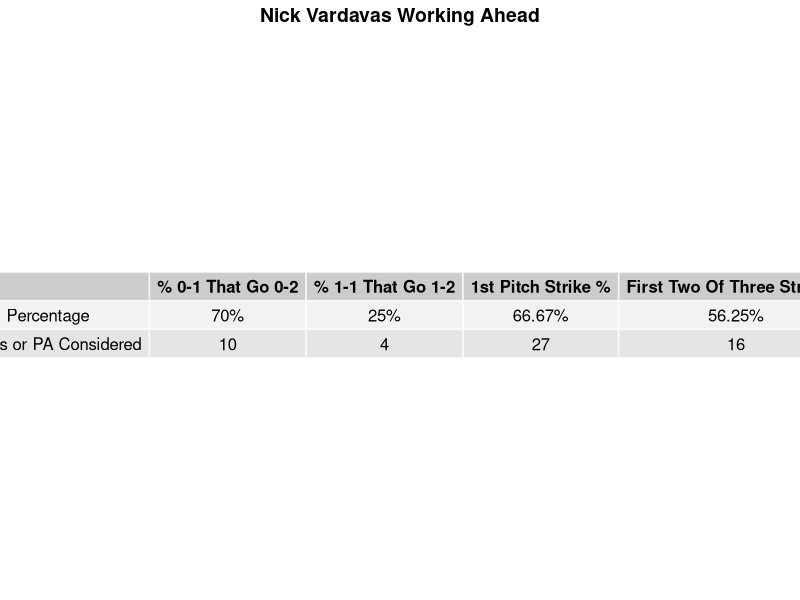
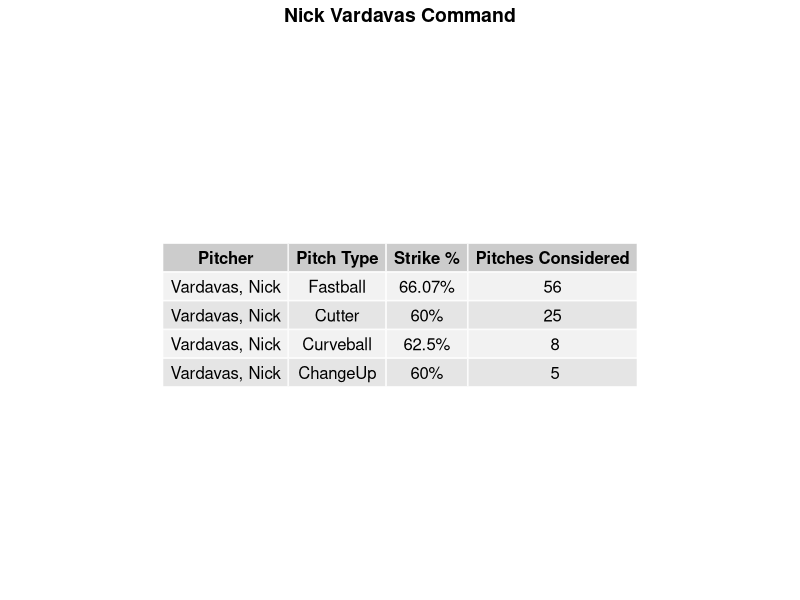
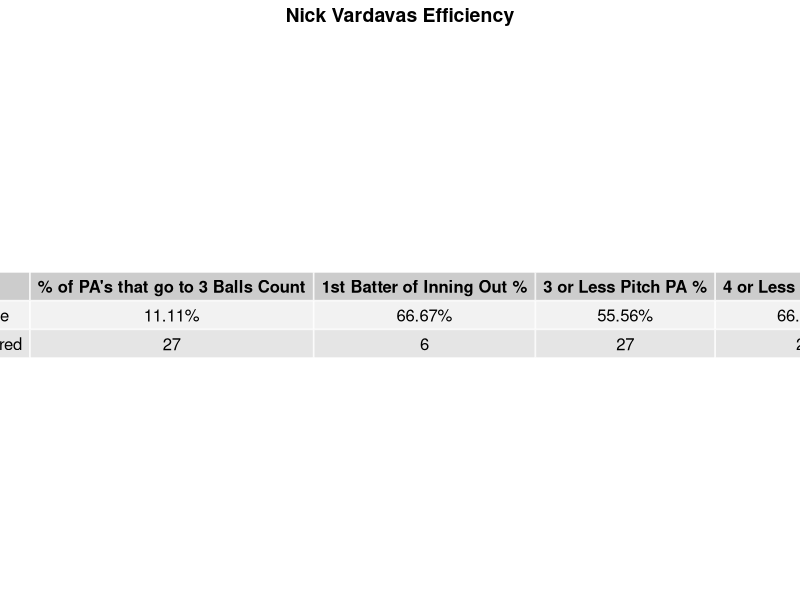
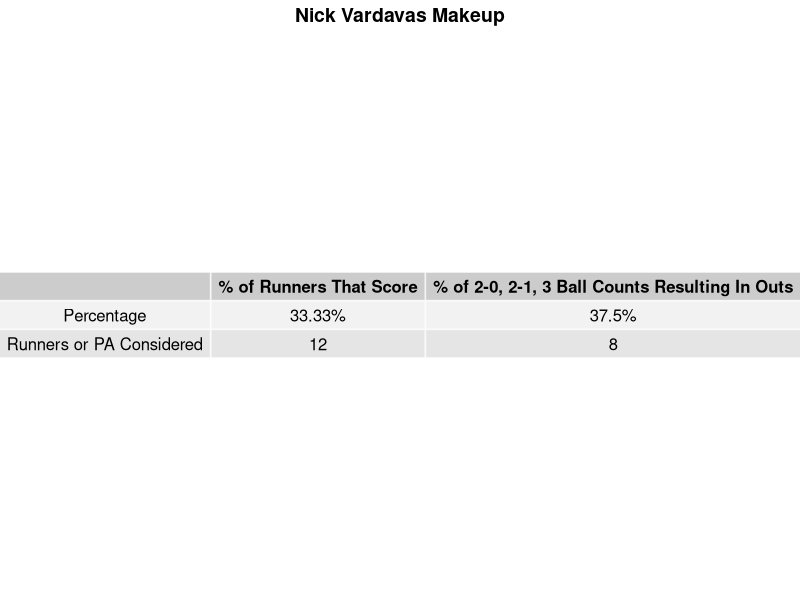
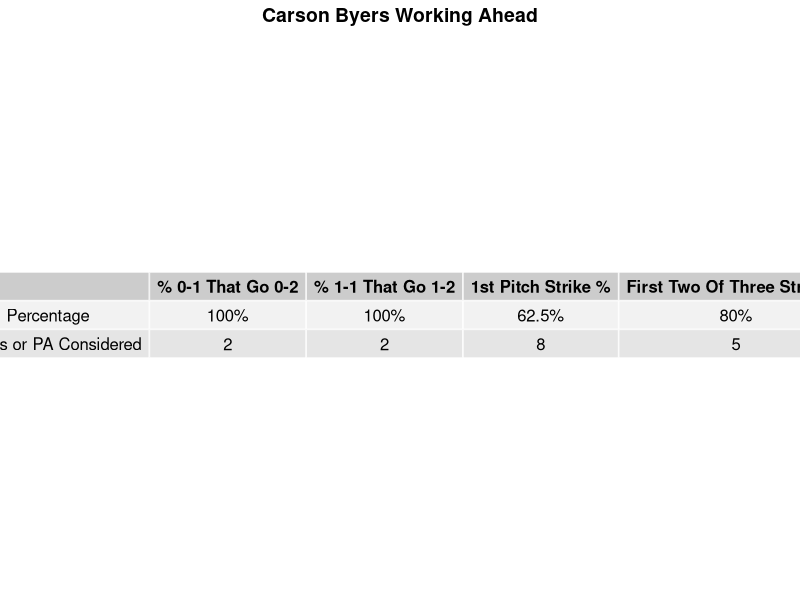
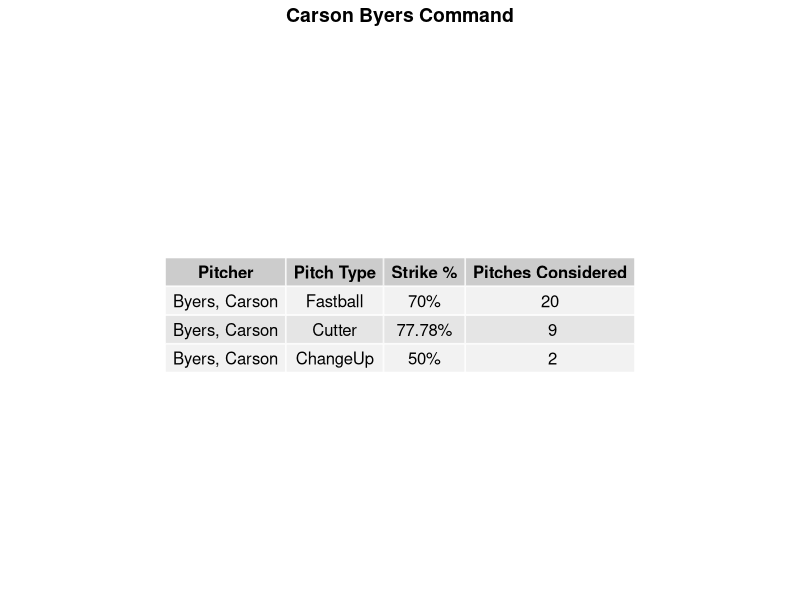
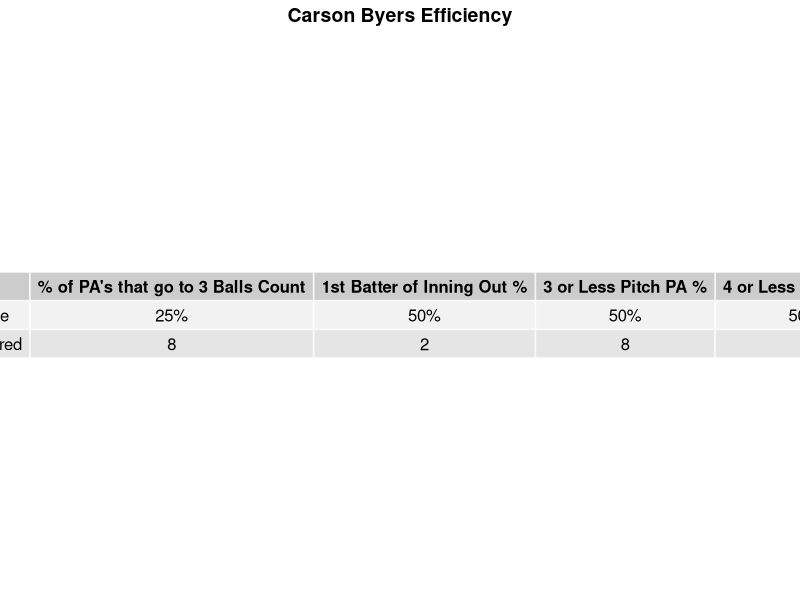
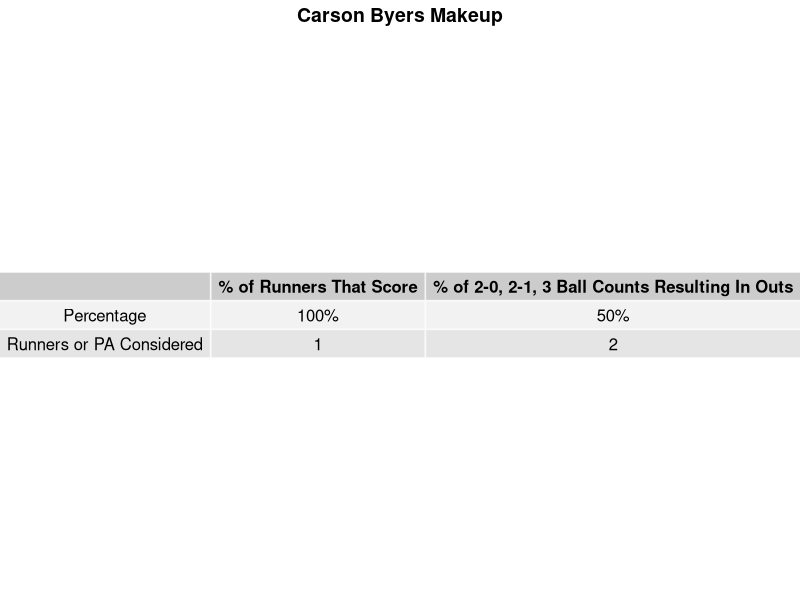

Source code (R) for these figures, in order:
###############################################

## Creating Scully Reports
## Will Paz
## 7.16.24

###############################################
# Load necessary packages
library(tidyverse)
library(patchwork)
library(gridExtra)
library(grid)
library(kableExtra)
###############################################\
# Read in the data
df <- read_csv("20240317-McKieFieldStad-1_unverified.csv") # Change file as needed
glimpse(df)

###############################################

###############################################

#------------- Find the pitchers --------------

findPitchers <- function(df) {
  pitchers <- unique(df %>%
                       filter(PitcherTeam == "MIA_RED") %>% # Change if needed
                       pull(Pitcher)) 
  return(pitchers)
}

###############################################

#-------------- Find the date -----------------

findDate <- function(df) {
  date <- unique(df$Date)
  return(date)
}

###############################################

#----- Create pitcher specific dataframe ------

pitcherDF <- function(df, pitcher) {
  pitcherDF <- df %>% 
    filter(Pitcher == pitcher) %>% 
    mutate(paofinningupdate = paste0(Date, Inning, PAofInning))
  return(pitcherDF)
}

###############################################

#------------------ NAME ----------------------

###############################################

#------------ Name reformatting ---------------

reformatName <- function(pitcher) {
  # Split the pitcher's name into Last and First
  names <- str_split(pitcher, ", ")[[1]]
  first <- names[2]
  last <- names[1]
  full_name <- paste(first, last)
  return(full_name)
}

#------------ Name sanitizing ---------------

sanitizeName <- function(name) {
  # Replace spaces and special characters with underscores
  sanitized_name <- gsub("[^A-Za-z0-9]", "_", name)
  return(sanitized_name)
}

###############################################

#------------------ DATE ----------------------

###############################################

#------------ Adjust the date -----------------

adjustDate <- function(date) {
  # Reformat the date to mm/dd/yy format
  date <- as.Date(date)
  formatted_date <- format(date, "%m/%d/%y")
  
  # Adjust formatted date to remove leading zero if present
  formatted_date <- gsub("0([1-9]/)", "\\1", formatted_date)
  
  return(formatted_date)
}

#------ Sanitize the date for filename -------

sanitizeDate <- function(date) {
  # Reformat the date to mm_dd_yy format
  date <- as.Date(date)
  formatted_date <- format(date, "%m_%d_%y")
  
  return(formatted_date)
}

###############################################

#--------------WORKING AHEAD-------------------

###############################################

# -------- 0-1 counts that become 0-2 ---------

oneStrike <- function(pitcher_df) {
  pitcher_df <- pitcher_df %>%
    mutate(Count = ifelse(Balls == "0" & Strikes == "1", 1, 0),
           rowID = row_number())
  
  # Identify the rows where 0-1 becomes 0-2
  filtered_df <- pitcher_df %>%
    filter(Count == 1) %>%
    select(rowID) %>%
    mutate(nextRowID = rowID + 1) %>%
    pivot_longer(cols = c(rowID, nextRowID), names_to = "type", values_to = "rowID") %>%
    select(rowID) %>%
    distinct() %>%
    inner_join(pitcher_df, by = "rowID") %>%
    filter(!(Balls == 0 & Strikes == 0) & Count != 1) %>%
    mutate(nextCount = ifelse(Balls == "0" & Strikes == "2", 1, 0))
  
  if (nrow(filtered_df) == 0) { # Check to make sure there are instances
    final_df <- pitcher_df %>%
      group_by(Pitcher, PitcherId) %>%
      summarize(
        `% 0-1 That Go 0-2` = "0%",
        pitchesConsidered1 = 0,
        .groups = 'drop'
      )
  } else {
    final_df <- filtered_df %>%
      group_by(Pitcher, PitcherId) %>%
      summarize(
        `% 0-1 That Go 0-2` = mean(nextCount, na.rm = TRUE) * 100,
        pitchesConsidered1 = n(),
        .groups = 'drop'
      ) %>%
      mutate(`% 0-1 That Go 0-2` = paste0(round(`% 0-1 That Go 0-2`, 2), "%"))
  }
  
  return(final_df)
}

###############################################

# -------- 1-1 counts that become 1-2 ---------

oneBallOneStrike <- function(pitcher_df) {
  pitcher_df <- pitcher_df %>%
    mutate(Count = ifelse(Balls == "1" & Strikes == "1", 1, 0),
           rowID = row_number())
  
  # Identify the rows where 1-2 becomes 1-2
  filtered_df <- pitcher_df %>%
    filter(Count == 1) %>%
    select(rowID) %>%
    mutate(nextRowID = rowID + 1) %>%
    pivot_longer(cols = c(rowID, nextRowID), names_to = "type", values_to = "rowID") %>%
    select(rowID) %>%
    distinct() %>%
    inner_join(pitcher_df, by = "rowID") %>%
    filter(!(Balls == 0 & Strikes == 0) & Count != 1) %>%
    mutate(nextCount = ifelse(Balls == "1" & Strikes == "2", 1, 0))
  
  if (nrow(filtered_df) == 0) { # Check to make sure there are instances
    final_df <- pitcher_df %>%
      group_by(Pitcher, PitcherId) %>%
      summarize(
        `% 1-1 That Go 1-2` = "0%",
        pitchesConsidered2 = 0,
        .groups = 'drop'
      )
  } else {
    final_df <- filtered_df %>%
      group_by(Pitcher, PitcherId) %>%
      summarize(
        `% 1-1 That Go 1-2` = mean(nextCount, na.rm = TRUE) * 100,
        pitchesConsidered2 = n(),
        .groups = 'drop'
      ) %>%
      mutate(`% 1-1 That Go 1-2` = paste0(round(`% 1-1 That Go 1-2`, 2), "%"))
  }
  
  return(final_df)
}

###############################################

# ------------ First Pitch Strike -------------

firstPitchStrike <- function(pitcher_df) {
  filtered_df <- pitcher_df %>% 
    filter(PitchofPA == 1) %>%
    mutate(FirstPitchK = ifelse(PitchCall %in% c("StrikeCalled", "StrikeSwinging", "FoulBall", 
                                                 "FoulBallNotFieldable", "InPlay"), 1, 0))
  
  if (nrow(filtered_df) == 0) { # Check to make sure there are instances
    final_df <- pitcher_df %>%
      group_by(Pitcher, PitcherId) %>%
      summarize(
        `1st Pitch Strike %` = "0%",
        pitchesConsidered3 = 0,
        .groups = 'drop'
      )
  } else {
    final_df <- filtered_df %>%
      group_by(Pitcher, PitcherId) %>%
      summarize(
        `1st Pitch Strike %` = round(mean(FirstPitchK, na.rm = TRUE) * 100, 2),
        pitchesConsidered3 = n(),
        .groups = 'drop'
      ) %>%
      mutate(`1st Pitch Strike %` = paste(`1st Pitch Strike %`, "%", sep = ""))
  }
  
  return(final_df)
}

###############################################

# ------- First 2 of 3 Pitches Strikes --------

firstTwoOfThreeStrikes <- function(pitcher_df) {
  # Checks to see if the first two of three pitches in an AB are strikes
  final_df <- pitcher_df %>%
    group_by(paofinningupdate) %>%
    filter(n() >= 3) %>%
    slice_head(n = 3) %>%
    ungroup() %>% 
    group_by(paofinningupdate) %>%
    mutate(firstTwoOfThreeStrike = as.integer(sum(PitchCall %in% c("StrikeSwinging", "StrikeCalled", 
                                                                   "FoulBall", "InPlay", 
                                                                   "FoulBallNotFieldable")) >= 2)) %>%
    group_by(PitcherId, Pitcher, paofinningupdate) %>%
    summarize(firstTwoOfThreeStrike = mean(firstTwoOfThreeStrike, na.rm = TRUE)) %>%
    group_by(PitcherId, Pitcher) %>%
    summarize(`First Two Of Three Strike %` = round(mean(firstTwoOfThreeStrike, na.rm = TRUE) * 100, 2),
              plateAppearances1 = n()) %>%
    mutate(`First Two Of Three Strike %` = paste(`First Two Of Three Strike %`, "%", sep = ""))
  return(final_df)
}

###############################################

#---------- Working ahead function ------------

workingAhead <- function(pitcher_df) {
  # Perform the joins
  new_df <- oneStrike(pitcher_df) %>%
    inner_join(oneBallOneStrike(pitcher_df)) %>%
    inner_join(firstPitchStrike(pitcher_df)) %>%
    inner_join(firstTwoOfThreeStrikes(pitcher_df)) %>% 
    select(-PitcherId)
  
  # Select percentage columns
  pct_df <- new_df %>% 
    select(Pitcher, `% 0-1 That Go 0-2`, `% 1-1 That Go 1-2`,
            `1st Pitch Strike %`, `First Two Of Three Strike %`)
  
  # Changes the pitcher's name to percentage for the aesthetic 
  pct_df$Pitcher[1] <- "Percentage"
  
  # New row for all of the pitches considered or plate appearances
  new_row <- c("Pitches or PA Considered", new_df$pitchesConsidered1[1], new_df$pitchesConsidered2[1],
               new_df$pitchesConsidered3[1], new_df$plateAppearances1[1])
  
  # Convert the new row to a data frame
  new_row_df <- as.data.frame(t(new_row), stringsAsFactors = FALSE)
  
  # Set column names for the new row data frame
  colnames(new_row_df) <- colnames(pct_df)
  
  # Combine the long data frames
  final_df <- rbind(pct_df, new_row_df) %>% 
    rename(" " = "Pitcher")
  
  return(final_df)
}

###############################################

#------------------ COMMAND -------------------

commandDF <- function(pitcher_df) {
  strike_vector <- c("StrikeCalled", "StrikeSwinging", "FoulBall", "InPlay", "FoulBallNotFieldable")
  
  # Calculates strike percentage
  command_df <- pitcher_df %>%
    group_by(PitcherId, Pitcher, TaggedPitchType) %>%
    mutate(strike = if_else(PitchCall %in% strike_vector, 1, 0)) %>%
    summarize(`Strike %` = sum((strike)/n()),
              `Pitches Considered` = n()) %>% 
    ungroup() %>% 
    rename("Pitch Type" = "TaggedPitchType")
  
  command_df$`Strike %` <- round(command_df$`Strike %` * 100, 2)
  command_df$`Strike %` <- paste(command_df$`Strike %`, "%", sep = "")
  
  command_df <- command_df %>%
    arrange(desc(`Pitches Considered`)) %>% 
    mutate(PitcherId = NULL)
  return(command_df)
}

###############################################

#--------------- EFFICIENCY -------------------

###############################################

# ----------- Three Ball Counts ---------------

threeBallCounts <- function(pitcher_df) { 
  # Counts three ball counts
  ball3Counts <- pitcher_df %>%
    group_by(paofinningupdate) %>%
    mutate(
      `% of PA's that go to 3 Balls Count` = as.integer(any(Balls == 3))
    )
  
  if (nrow(ball3Counts) == 0) { # Check to make sure there are instances
    final_df <- pitcher_df %>%
      group_by(PitcherId, Pitcher) %>%
      summarize(
        `% of PA's that go to 3 Balls Count` = "0%",
        plateAppearances2 = 0,
        .groups = 'drop'
      )
  } else {
    ball3Counts <- ball3Counts %>%
      group_by(PitcherId, Pitcher, paofinningupdate) %>%
      summarize(`% of PA's that go to 3 Balls Count` = mean(`% of PA's that go to 3 Balls Count`, na.rm = TRUE)) %>% 
      ungroup() %>% 
      group_by(PitcherId, Pitcher) %>%
      summarize(`% of PA's that go to 3 Balls Count` = mean(`% of PA's that go to 3 Balls Count`, na.rm = TRUE),
                plateAppearances2 = n()) %>% 
      ungroup()
    
    ball3Counts$`% of PA's that go to 3 Balls Count` <- round(ball3Counts$`% of PA's that go to 3 Balls Count` * 100, 2)
    ball3Counts$`% of PA's that go to 3 Balls Count` <- paste(ball3Counts$`% of PA's that go to 3 Balls Count`, "%", sep = "")
    
    final_df <- ball3Counts
  }
  
  return(final_df)
}

###############################################

# ------- First Batter of Inning Out % --------

firstBatterOut <- function(pitcher_df) {
  # Checks if the first batter of an inning was called out
  firstBatterLastRow <- pitcher_df %>%
    filter(substr(paofinningupdate, nchar(paofinningupdate), nchar(paofinningupdate)) == "1") %>%
    group_by(paofinningupdate) %>%
    slice_tail(n = 1) %>%
    mutate(Out = as.integer(PlayResult == "Out" | PitchCall %in% c("StrikeSwinging", "StrikeCalled"))) %>%
    ungroup()
  
  if (nrow(firstBatterLastRow) == 0) { # Check to make sure there are instances
    final_df <- pitcher_df %>%
      group_by(PitcherId, Pitcher) %>%
      summarize(
        `1st Batter of Inning Out %` = "0%",
        plateAppearances3 = 0,
        .groups = 'drop'
      )
  } else {
    final_df <- firstBatterLastRow %>%
      group_by(PitcherId, Pitcher) %>%
      summarize(
        `1st Batter of Inning Out %` = round(mean(Out, na.rm = TRUE) * 100, 2),
        plateAppearances3 = n(),
        .groups = 'drop'
      ) %>%
      mutate(`1st Batter of Inning Out %` = paste(`1st Batter of Inning Out %`, "%", sep = "")) %>% 
      ungroup()
  }
  
  return(final_df)
}

###############################################

# --------- 3 Pitches or less PA --------------

threeOrLess <- function(pitcher_df) { ## Consider if there's a result?
  result <- pitcher_df %>%
    group_by(paofinningupdate, Pitcher, PitcherId) %>%
    summarize(count = n(), .groups = 'drop') %>%
    mutate(threeOrLess = ifelse(count <= 3, 1, 0))
  
  threeOrLessPitchPA <- result %>%
    group_by(Pitcher, PitcherId) %>%
    summarize(`3 or Less Pitch PA %` = round(mean(threeOrLess, na.rm = TRUE) * 100, 2),
              plateAppearances4 = n(), .groups = 'drop') %>%
    mutate(`3 or Less Pitch PA %` = paste(`3 or Less Pitch PA %`, "%", sep = "")) %>% 
    ungroup()
  return(threeOrLessPitchPA)
}

###############################################

# --------- 4 Pitches or less PA --------------

fourOrLess <- function(pitcher_df) { ## Consider if there's a result?
  result <- pitcher_df %>%
    group_by(paofinningupdate, Pitcher, PitcherId) %>%
    summarize(count = n(), .groups = 'drop') %>%
    mutate(fourOrLess = ifelse(count <= 4, 1, 0))
  
  fourOrLessPitchPA <- result %>%
    group_by(Pitcher, PitcherId) %>%
    summarize(`4 or Less Pitch PA %` = round(mean(fourOrLess, na.rm = TRUE) * 100, 2),
              plateAppearances5 = n(), .groups = 'drop') %>%
    mutate(`4 or Less Pitch PA %` = paste(`4 or Less Pitch PA %`, "%", sep = "")) %>% 
    ungroup()
  return(fourOrLessPitchPA)
}

###############################################

#----------- Efficiency function --------------

effiencyDF <- function(pitcher_df) {
  # Join the effiency dataframes
  new_df <- inner_join(threeBallCounts(pitcher_df), firstBatterOut(pitcher_df)) %>% 
    inner_join(threeOrLess(pitcher_df)) %>% 
    inner_join(fourOrLess(pitcher_df)) %>% 
    mutate(PitcherId = NULL)
  
  # Select percentage columns
  pct_df <- new_df %>% 
    select(Pitcher, `% of PA's that go to 3 Balls Count`, `1st Batter of Inning Out %`,
           `3 or Less Pitch PA %`, `4 or Less Pitch PA %`)
  
  # Changes the pitcher's name to percentage for the aesthetic 
  pct_df$Pitcher[1] <- "Percentage"
  
  # New row for all of the pitches considered or plate appearances
  new_row <- c("PA Considered", new_df$plateAppearances2[1], new_df$plateAppearances3[1],
               new_df$plateAppearances4[1], new_df$plateAppearances5[1])
  
  # Convert the new row to a data frame
  new_row_df <- as.data.frame(t(new_row), stringsAsFactors = FALSE)
  
  # Set column names for the new row data frame
  colnames(new_row_df) <- colnames(pct_df)
  
  # Combine the long data frames
  final_df <- rbind(pct_df, new_row_df) %>% 
    rename(" " = "Pitcher")
  
  return(final_df)
}

###############################################

#----------------- MAKEUP ---------------------

###############################################

# ------ Percent of Runners that Score --------

scoringRunners <- function(pitcher_df) {
  scoring_df <- pitcher_df %>%
    mutate(Runners = if_else(PlayResult %in% c("Double", "Triple", "HomeRun", "Single", "Error") |
                               KorBB == "Walk" | PitchCall == "HitByPitch", 1, 0))
  
  if (sum(scoring_df$Runners, na.rm = TRUE) == 0) { # Check to make sure there are instances
    final_df <- pitcher_df %>%
      group_by(PitcherId, Pitcher) %>%
      summarize(
        `% of Runners That Score` = "0%",
        runnersConsidered = 0,
        .groups = 'drop'
      )
  } else {
    final_df <- scoring_df %>%
      group_by(Pitcher, PitcherId) %>%
      summarize(
        `% of Runners That Score` = round(sum(RunsScored, na.rm = TRUE) / sum(Runners, na.rm = TRUE) * 100, 2),
        runnersConsidered = sum(Runners == 1, na.rm = TRUE),
        .groups = 'drop'
      ) %>%
      mutate(`% of Runners That Score` = paste(`% of Runners That Score`, "%", sep = ""))
  }
  
  return(final_df)
}

###############################################

# Percent of 2-0, 2-1, 3 Ball Count ends w/ outs

badCountOuts <- function(pitcher_df) {
  badCounts <- pitcher_df %>%
    group_by(paofinningupdate) %>%
    filter(
      any((Balls == 2 & Strikes %in% c(0, 1)) | Balls == 3)
    ) %>%
    slice_tail(n = 1) %>%
    mutate(Out = if_else(PlayResult == "Out" | KorBB == "Strikeout", 1, 0)) %>%
    ungroup()
  
  if (nrow(badCounts) == 0) { # Check to make sure there are instances
    final_df <- pitcher_df %>%
      group_by(PitcherId, Pitcher) %>%
      summarize(
        `% of 2-0, 2-1, 3 Ball Counts Resulting In Outs` = "0%",
        plateAppearances6 = 0,
        .groups = 'drop'
      )
  } else {
    final_df <- badCounts %>%
      group_by(Pitcher, PitcherId) %>%
      summarize(
        `% of 2-0, 2-1, 3 Ball Counts Resulting In Outs` = round(mean(Out, na.rm = TRUE) * 100, 2),
        plateAppearances6 = n(),
        .groups = 'drop'
      ) %>%
      mutate(`% of 2-0, 2-1, 3 Ball Counts Resulting In Outs` = paste(`% of 2-0, 2-1, 3 Ball Counts Resulting In Outs`, "%", sep = ""))
  }
  
  return(final_df)
}

###############################################

#------------- Makeup function ----------------

makeupDF <- function(pitcher_df) {
  # Join the dataframes
  new_df <- inner_join(scoringRunners(pitcher_df), badCountOuts(pitcher_df)) %>%
    mutate(PitcherId = NULL)
  
  # Select percentage columns
  pct_df <- new_df %>% 
    select(Pitcher, `% of Runners That Score`, `% of 2-0, 2-1, 3 Ball Counts Resulting In Outs`)
  
  # Changes the pitcher's name to percentage for the aesthetic 
  pct_df$Pitcher[1] <- "Percentage"
  
  # New row for all of the pitches considered or plate appearances
  new_row <- c("Runners or PA Considered", new_df$runnersConsidered[1], new_df$plateAppearances6[1])
  
  # Convert the new row to a data frame
  new_row_df <- as.data.frame(t(new_row), stringsAsFactors = FALSE)
  
  # Set column names for the new row data frame
  colnames(new_row_df) <- colnames(pct_df)
  
  # Combine the long data frames
  final_df <- rbind(pct_df, new_row_df) %>% 
    rename(" " = "Pitcher")
  
  return(final_df)
}

###############################################

#----------------- TABLES ---------------------

###############################################

#----------- Working Ahead Table --------------

workingAheadTable <- function(working_ahead_df, pitcher) {
  # Reformat the name
  full_name <- reformatName(pitcher)
  
  # Create the tableGrob object
  table <- tableGrob(working_ahead_df, rows = NULL)
  
  # Add a title to the table
  title_text <- paste(full_name, "Working Ahead")
  
  # Create a textGrob for the title
  title <- textGrob(title_text, gp = gpar(fontsize = 14, fontface = "bold"))
  
  # Combine the title and tableGrob using grid.arrange
  table <- grid.arrange(title, table, ncol = 1, heights = c(0.05, 0.95))
  return(table)
}

###############################################

#------------- Command Table ------------------

commandTable <- function(command_df, pitcher) {
  # Reformat the name
  full_name <- reformatName(pitcher)
  
  # Create the tableGrob object
  table <- tableGrob(command_df, rows = NULL)
  
  # Add a title to the table
  title_text <- paste(full_name, "Command")
  
  # Create a textGrob for the title
  title <- textGrob(title_text, gp = gpar(fontsize = 14, fontface = "bold"))
  
  # Combine the title and tableGrob using grid.arrange
  table <- grid.arrange(title, table, ncol = 1, heights = c(0.05, 0.95))
  return(table)
}

###############################################

#----------- Efficiency Table -----------------

effiencyTable <- function(effiency_df, pitcher) {
  # Reformat the name
  full_name <- reformatName(pitcher)
  
  # Create the tableGrob object
  table <- tableGrob(effiency_df, rows = NULL)
  
  # Add a title to the table
  title_text <- paste(full_name, "Efficiency")
  
  # Create a textGrob for the title
  title <- textGrob(title_text, gp = gpar(fontsize = 14, fontface = "bold"))
  
  # Combine the title and tableGrob using grid.arrange
  table <- grid.arrange(title, table, ncol = 1, heights = c(0.05, 0.95))
  return(table)
}

###############################################

#------------- Makeup Table -------------------

makeupTable <- function(makeup_df, pitcher) {
  # Reformat the name
  full_name <- reformatName(pitcher)
  
  # Create the tableGrob object
  table <- tableGrob(makeup_df, rows = NULL)
  
  # Add a title to the table
  title_text <- paste(full_name, "Makeup")
  
  # Create a textGrob for the title
  title <- textGrob(title_text, gp = gpar(fontsize = 14, fontface = "bold"))
  
  # Combine the title and tableGrob using grid.arrange
  table <- grid.arrange(title, table, ncol = 1, heights = c(0.05, 0.95))
  return(table)
}

###############################################

# --------- PUTTING IT ALL TOGETHER -----------

###############################################

#------------- Create the report --------------

createReports <- function(df) {
  pitchers <- findPitchers(df)
  date <- findDate(df)
  
  for (pitcher in pitchers) {
    pitcher_df <- pitcherDF(df, pitcher)
    
    # Creates the various tables
    working_ahead_table <- workingAheadTable(workingAhead(pitcher_df), pitcher)
    command_table <- commandTable(commandDF(pitcher_df), pitcher)
    effiency_table <- effiencyTable(effiencyDF(pitcher_df), pitcher)
    makeup_table <- makeupTable(makeupDF(pitcher_df), pitcher)
    
    # Sets the plot layout
    plot_layout1 <- "
      A
      B
      C
      D"
    
    # Creates the Scully graphic
    scullyGraphic <- wrap_plots(working_ahead_table, command_table, effiency_table, makeup_table,
                                 design = plot_layout1)
    
    # Save the dashboard as an image file in the current working directory
    full_name <- reformatName(pitcher)
    sanitized_name <- sanitizeName(full_name)
    sanitized_date <- sanitizeDate(date)
    file_name <- paste0(sanitized_name, "_Scully_Report_", sanitized_date, ".png")
    
    # Saves the image
    ggsave(filename = file_name[1], plot = scullyGraphic, width = 12, height = 8)
  }
}

###############################################
# Create and save the reports in the current working directory
createReports(df)
